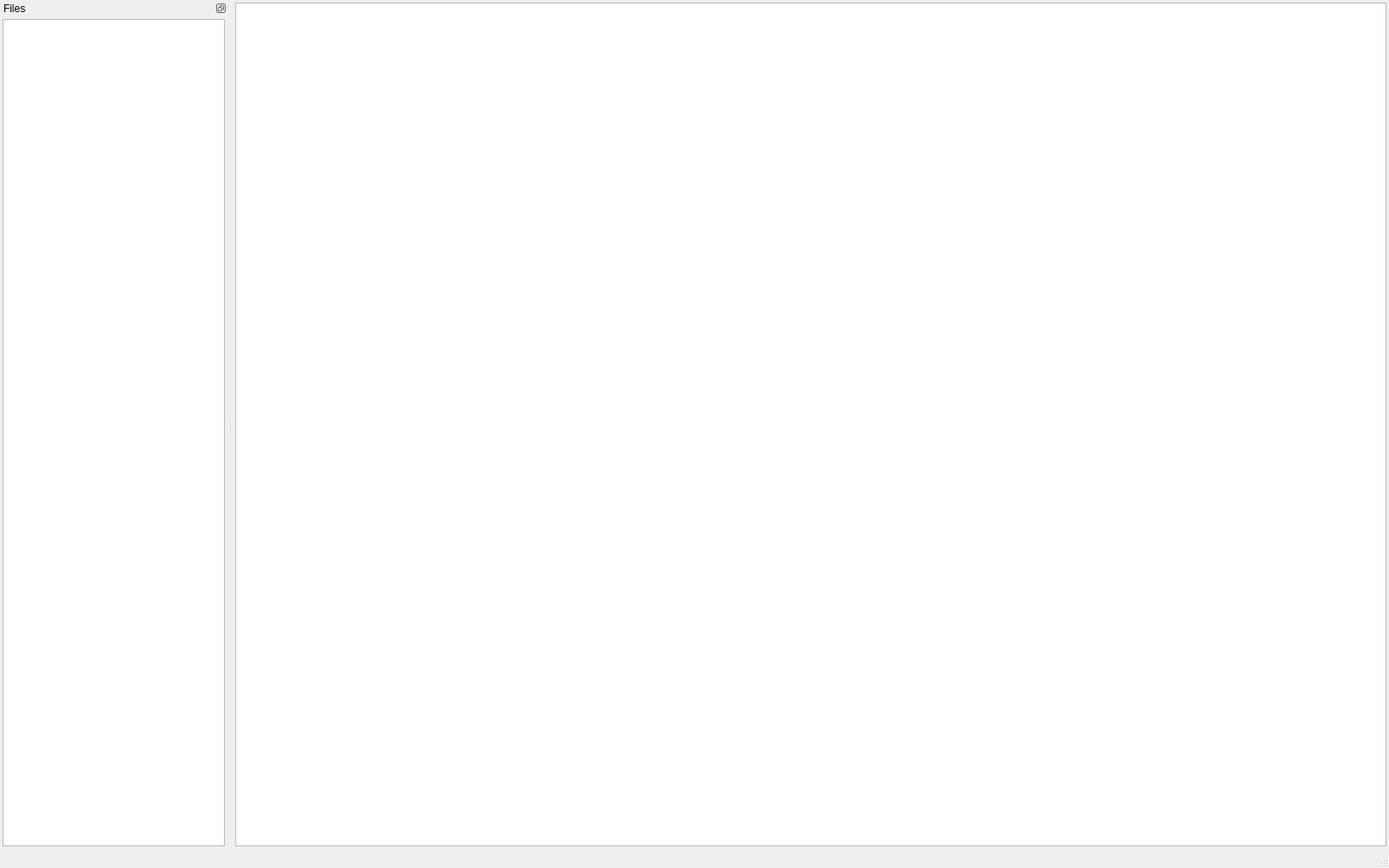
<?xml version="1.0" encoding="UTF-8"?>
<ui version="4.0">
 <class>MainWindow</class>
 <widget class="QMainWindow" name="MainWindow">
  <property name="geometry">
   <rect>
    <x>0</x>
    <y>0</y>
    <width>1600</width>
    <height>1000</height>
   </rect>
  </property>
  <property name="windowTitle">
   <string notr="true"/>
  </property>
  <property name="dockOptions">
   <set>QMainWindow::AllowTabbedDocks</set>
  </property>
  <widget class="QWidget" name="centralwidget">
   <layout class="QHBoxLayout" name="horizontalLayout">
    <property name="spacing">
     <number>0</number>
    </property>
    <property name="leftMargin">
     <number>3</number>
    </property>
    <property name="topMargin">
     <number>3</number>
    </property>
    <property name="rightMargin">
     <number>3</number>
    </property>
    <property name="bottomMargin">
     <number>3</number>
    </property>
    <item>
     <widget class="GraphicsView" name="graphicsView">
      <property name="transformationAnchor">
       <enum>QGraphicsView::AnchorUnderMouse</enum>
      </property>
      <property name="resizeAnchor">
       <enum>QGraphicsView::AnchorUnderMouse</enum>
      </property>
     </widget>
    </item>
   </layout>
  </widget>
  <widget class="QMenuBar" name="menubar">
   <property name="geometry">
    <rect>
     <x>0</x>
     <y>0</y>
     <width>1600</width>
     <height>21</height>
    </rect>
   </property>
  </widget>
  <widget class="QStatusBar" name="statusbar"/>
  <widget class="QDockWidget" name="treeDockWidget">
   <property name="minimumSize">
    <size>
     <width>100</width>
     <height>111</height>
    </size>
   </property>
   <property name="features">
    <set>QDockWidget::DockWidgetFloatable|QDockWidget::DockWidgetMovable</set>
   </property>
   <property name="allowedAreas">
    <set>Qt::LeftDockWidgetArea|Qt::RightDockWidgetArea</set>
   </property>
   <property name="windowTitle">
    <string>Files</string>
   </property>
   <attribute name="dockWidgetArea">
    <number>1</number>
   </attribute>
   <widget class="QWidget" name="widget">
    <layout class="QVBoxLayout" name="verticalLayout">
     <property name="leftMargin">
      <number>3</number>
     </property>
     <property name="topMargin">
      <number>3</number>
     </property>
     <property name="rightMargin">
      <number>3</number>
     </property>
     <property name="bottomMargin">
      <number>3</number>
     </property>
     <item>
      <widget class="TreeView" name="treeView"/>
     </item>
    </layout>
   </widget>
  </widget>
 </widget>
 <customwidgets>
  <customwidget>
   <class>GraphicsView</class>
   <extends>QGraphicsView</extends>
   <header location="global">graphicsview.h</header>
  </customwidget>
  <customwidget>
   <class>TreeView</class>
   <extends>QTreeView</extends>
   <header>filetree/treeview.h</header>
  </customwidget>
 </customwidgets>
 <resources/>
 <connections/>
</ui>
